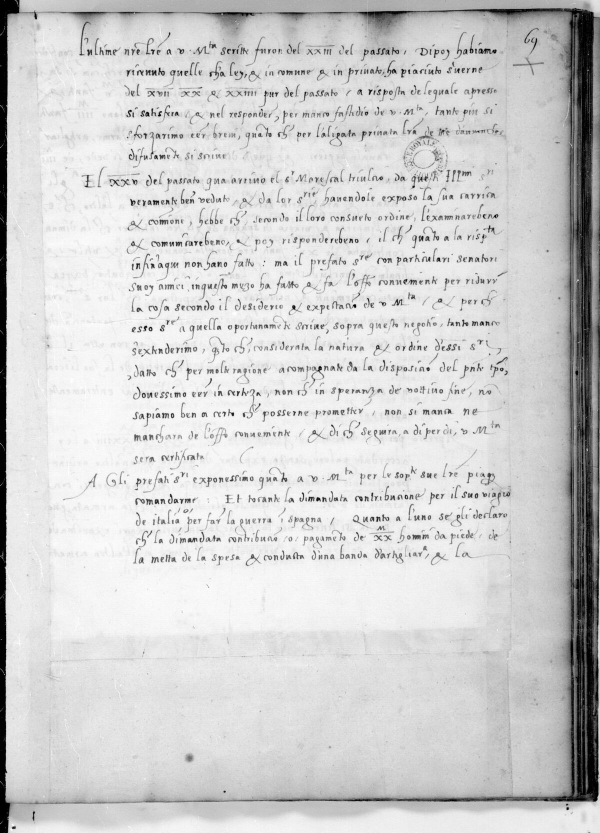
#> input picture targets/sormano/arya/img3000/f136_1200.jpg, 1200 x 1666 px (shown at 1/2 size)
$ python zoom.py ../sormano/arya/img3000/f136_1200.jpg 5 1.0 1.0 5
#> lines starting #> are read from the running program, lines starting #| are printed output that depends on the picture
# zoom.py page line [x-half] : crop one line of a rotated R1072 page at full resolution
import sys
from PIL import Image, ImageOps
Image.MAX_IMAGE_PIXELS=None
f,ln=sys.argv[1],int(sys.argv[2]); top=float(sys.argv[3]) if len(sys.argv)>3 else 780; step=float(sys.argv[4]) if len(sys.argv)>4 else 152
rot=int(sys.argv[5]) if len(sys.argv)>5 else -90
im=Image.open(f).convert('L').rotate(rot,expand=True); im=ImageOps.autocontrast(im,cutoff=1)
#> after `im = Image.open(f).convert('L').rotate(rot, expand=True)`:
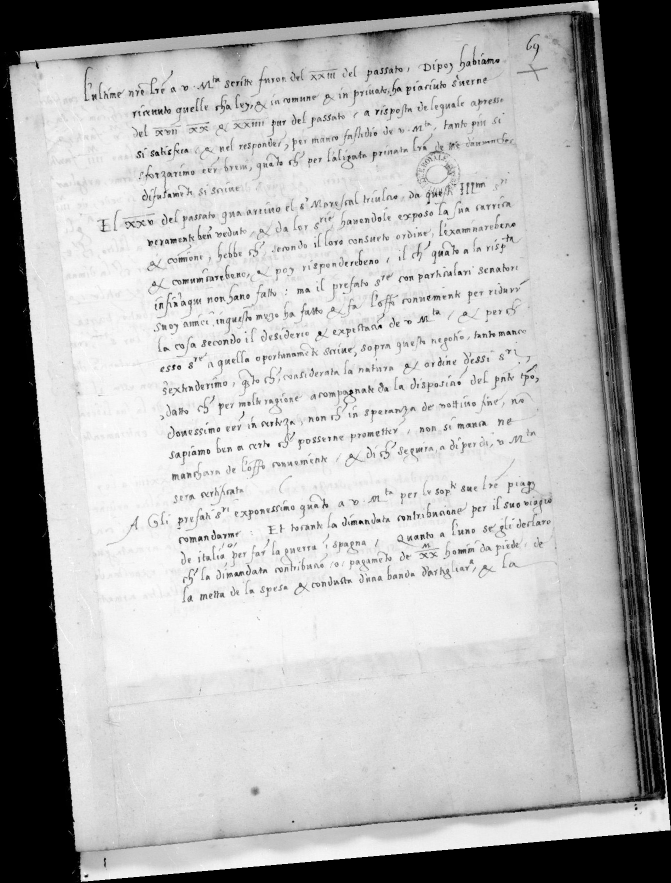
#> im: PIL image 1342x1766 L (shown at 1/2 size); min 0, max 255, mean 175.4
y=int(top+(ln-3)*step)-40
a=im.crop((380,y,1900,y+230)); b=im.crop((1860,y,3420,y+230))
#> after `a = im.crop((380, y, 1900, y + 230))`:
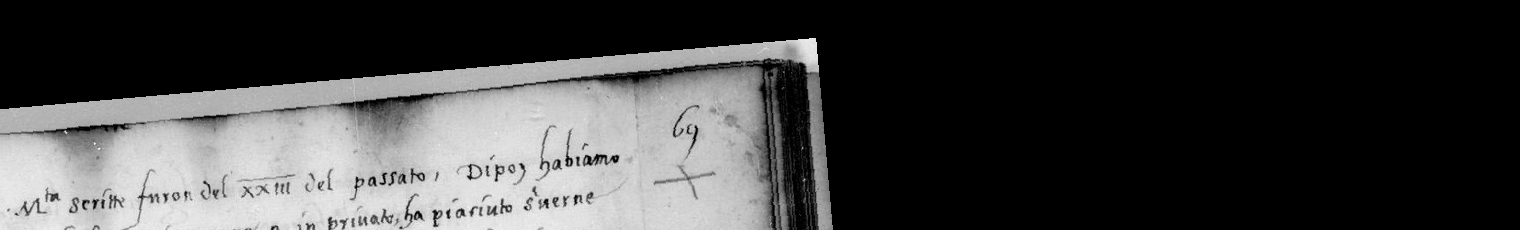
#> a: PIL image 1520x230 L; min 0, max 255, mean 65.1
#> after `b = im.crop((1860, y, 3420, y + 230))`: b: PIL image 1560x230 L; every value is 0
out=Image.new('L',(1560,460),255); out.paste(a,(0,0)); out.paste(b,(0,230)); out.save('sm2/zl.jpg')
#> after `out = Image.new('L', (1560, 460), 255)`: out: PIL image 1560x460 L; every value is 255
#> after `out.paste(a, (0, 0))`:
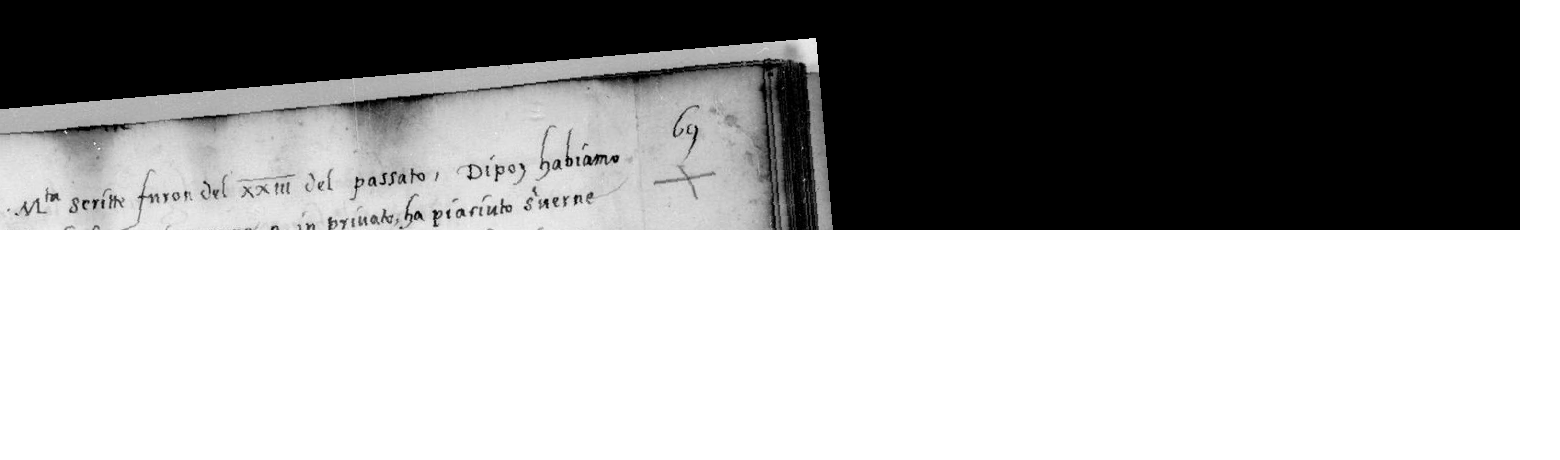
#> out: PIL image 1560x460 L; min 0, max 255, mean 162.5
#> after `out.paste(b, (0, 230))`:
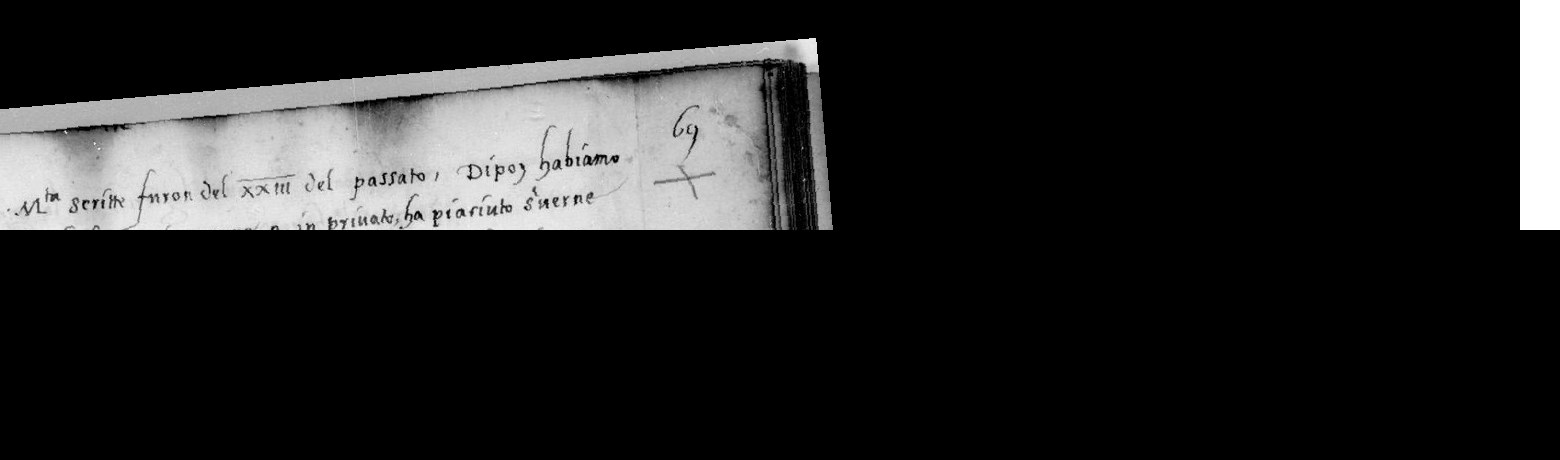
#> out: PIL image 1560x460 L; min 0, max 255, mean 35

$ run again, on targets/sormano/arya/img3000/f142_1200.jpg
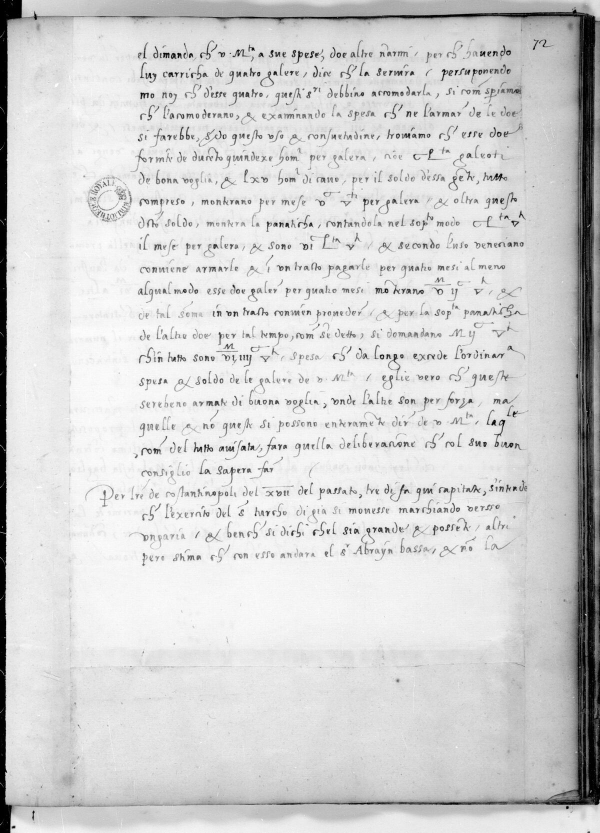
#> input picture targets/sormano/arya/img3000/f142_1200.jpg, 1200 x 1665 px (shown at 1/2 size)
#> `a = im.crop((380, y, 1900, y + 230))`:
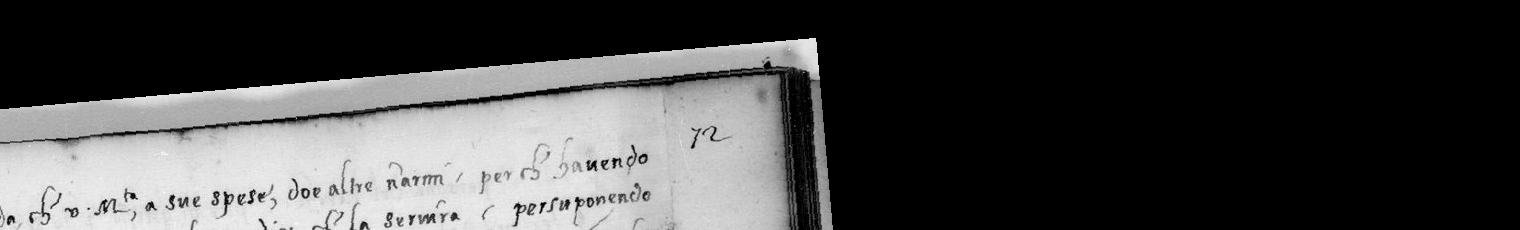
#> a: PIL image 1520x230 L; min 0, max 253, mean 68.6
#> b: PIL image 1560x230 L; every value is 0
#> out: PIL image 1560x460 L; every value is 255
#> `out.paste(b, (0, 230))`:
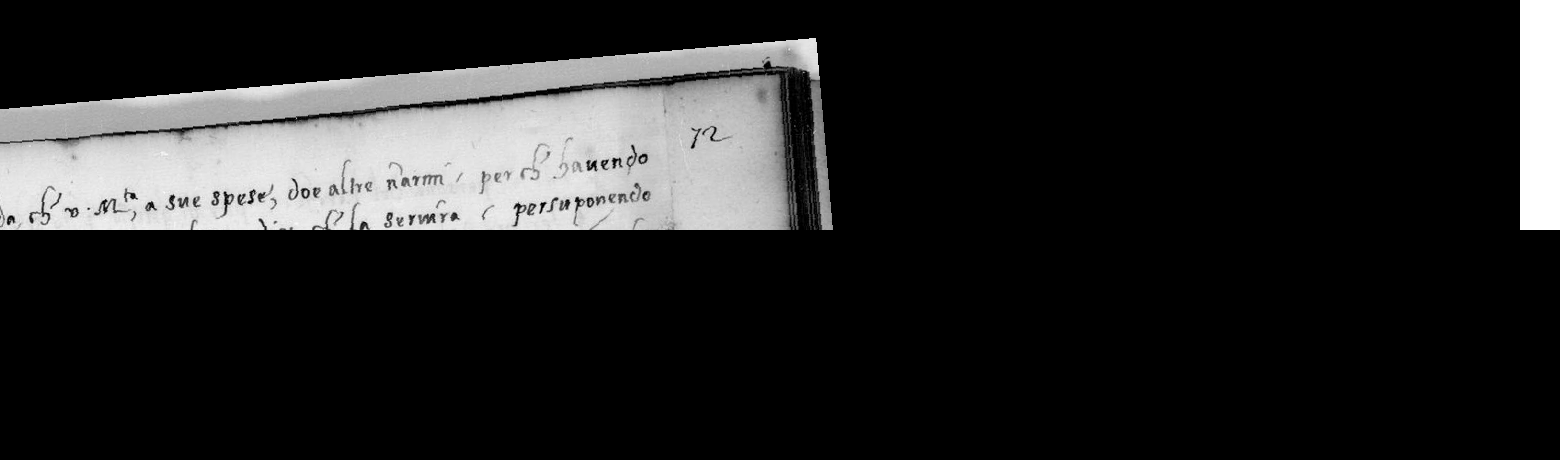
#> out: PIL image 1560x460 L; min 0, max 255, mean 36.7

$ run again, on targets/sormano/arya/img3000/f146_1200.jpg
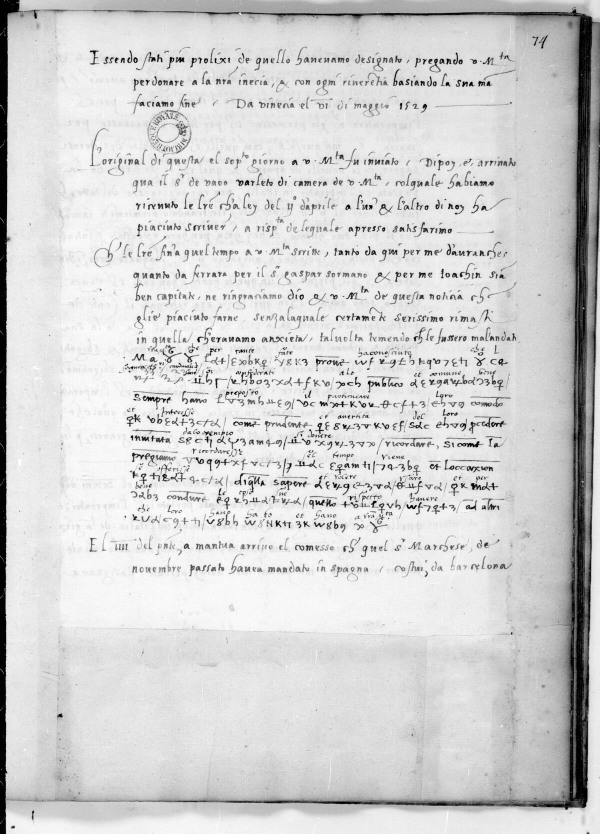
#> input picture targets/sormano/arya/img3000/f146_1200.jpg, 1200 x 1667 px (shown at 1/2 size)
#> `a = im.crop((380, y, 1900, y + 230))`:
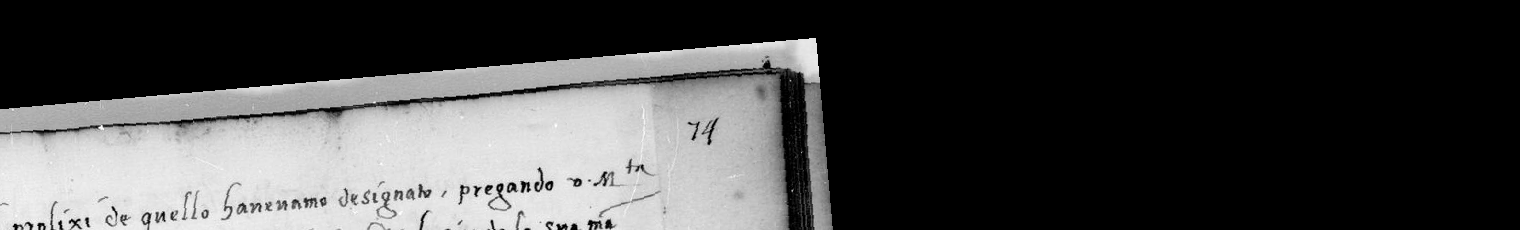
#> a: PIL image 1520x230 L; min 0, max 255, mean 69.8
#> b: PIL image 1560x230 L; every value is 0
#> out: PIL image 1560x460 L; every value is 255
#> `out.paste(b, (0, 230))`:
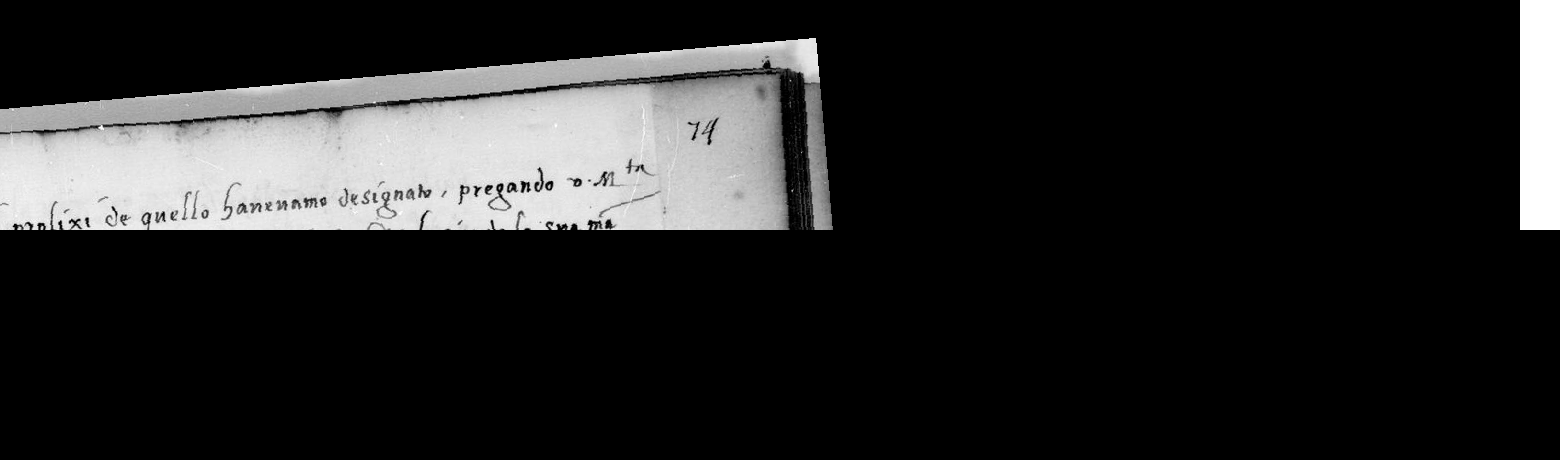
#> out: PIL image 1560x460 L; min 0, max 255, mean 37.3
